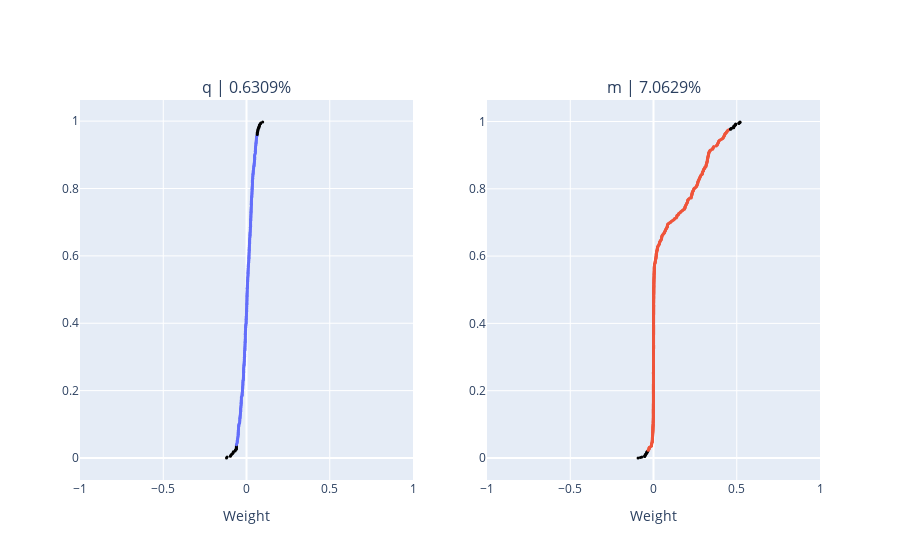
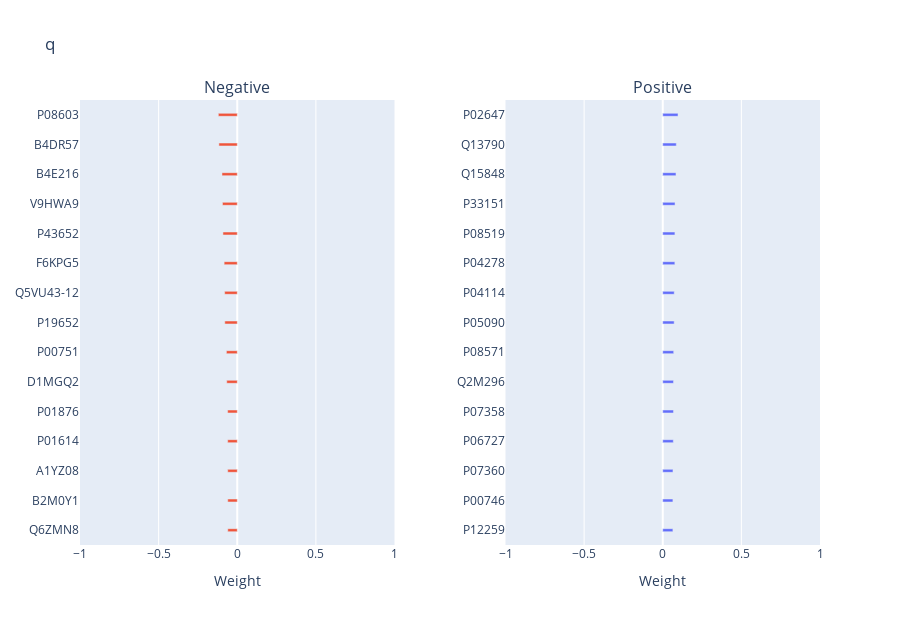
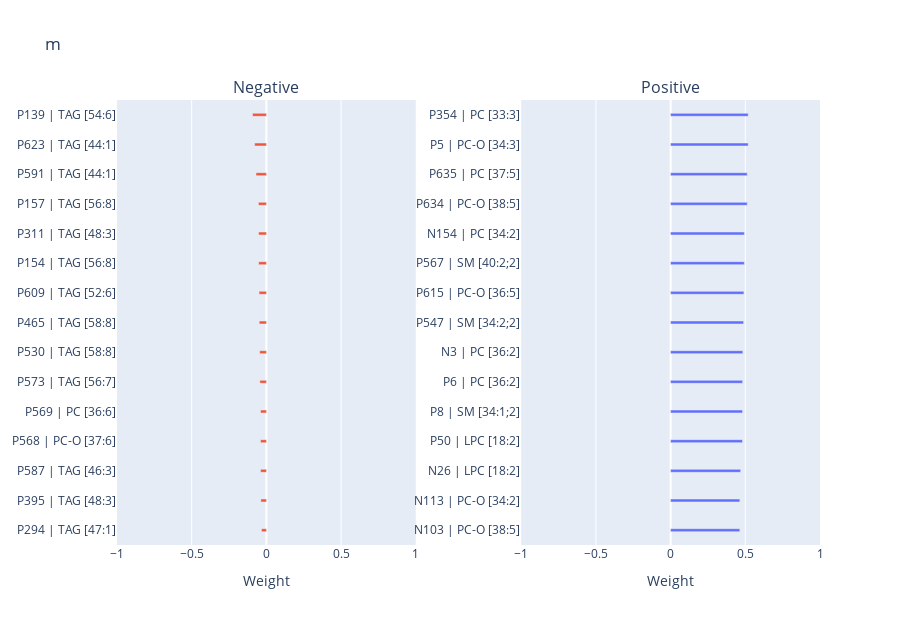

The notebook cell these images were saved under, in order:
### Markdown cell above
FACTOR EXPLORATION

### Code cell
top = 15
col = 'Factor2'

fig = make_subplots(rows=1, cols=2, subplot_titles=[f'q | {round(explVar.loc[col]["q"],4)}%', f'm | {round(explVar.loc[col]["m"],4)}%'])
fig.add_trace(go.Scatter(
    y=np.arange(wq.shape[0])/wq.shape[0],
    x=sorted(wq[col].to_numpy()),
    mode='markers',
    marker_size=3,
    marker_color=top*['black'] + (wq.shape[0]-2*top)*[palette[0]] + top*['black'],
    showlegend=False
), row=1, col=1)

fig.add_trace(go.Scatter(
    y=np.arange(wm.shape[0])/wm.shape[0],
    x=sorted(wm[col].to_numpy()),
    mode='markers',
    marker_size=3,
    marker_color=top*['black'] + (wm.shape[0]-2*top)*[palette[1]] + top*['black'],
    showlegend=False
), row=1, col=2)

fig.update_xaxes(range=(-1,1), title='Weight')
fig.show()

w_all = {}
for df, omic, xi in [(wq, 'q', xqi), (wm, 'm', xmi)]:
    fig = make_subplots(rows=1, cols=2, subplot_titles=['Negative', 'Positive'], horizontal_spacing=0.15)

    tmp = df.sort_values(col, ascending=False)[col]
    w_all[omic] = tmp
    topup = tmp[:top]
    topdo = tmp[-top:]

    fig.add_trace(go.Bar(
        y=topup.index[::-1],
        x=topup.values[::-1],
        orientation='h',
        width=0.1, showlegend=False
    ), row=1, col=2)

    fig.add_trace(go.Bar(
        y=topdo.index,
        x=topdo.values,
        orientation='h',
        width=0.1, showlegend=False
    ), row=1, col=1)
    fig.update_xaxes(range=(-1,1), title='Weight')
    fig.update_layout(height=400+15*top, title=omic)
    fig.show()

    #sns.clustermap(xi.loc[:, topup.index.tolist()+topdo.index.tolist()].T, cmap='vlag', figsize=(12,6), center=0, vmin=-3, vmax=3)

### Figure 1 — Plotly figure (JSON) as saved in the notebook; plotly's stock layout.template omitted (floating-point values rounded to 4 significant figures; data arrays with more than 128 entries replaced by an {"elided": "..."} marker saying what was removed)
{"data": [{"marker": {"color": {"elided": "381 str values"}, "size": 3}, "mode": "markers", "showlegend": false, "type": "scatter", "x": {"elided": "381 float values"}, "xaxis": "x", "y": {"elided": "381 float values"}, "yaxis": "y"}, {"marker": {"color": {"elided": "656 str values"}, "size": 3}, "mode": "markers", "showlegend": false, "type": "scatter", "x": {"elided": "656 float values"}, "xaxis": "x2", "y": {"elided": "656 float values"}, "yaxis": "y2"}], "layout": {"annotations": [{"font": {"size": 16}, "showarrow": false, "text": "q | 0.6309%", "x": 0.225, "xanchor": "center", "xref": "paper", "y": 1, "yanchor": "bottom", "yref": "paper"}, {"font": {"size": 16}, "showarrow": false, "text": "m | 7.0629%", "x": 0.775, "xanchor": "center", "xref": "paper", "y": 1, "yanchor": "bottom", "yref": "paper"}], "xaxis": {"anchor": "y", "domain": [0, 0.45], "range": [-1, 1], "title": {"text": "Weight"}}, "xaxis2": {"anchor": "y2", "domain": [0.55, 1], "range": [-1, 1], "title": {"text": "Weight"}}, "yaxis": {"anchor": "x", "domain": [0, 1]}, "yaxis2": {"anchor": "x2", "domain": [0, 1]}}}

### Figure 2 — Plotly figure (JSON) as saved in the notebook; plotly's stock layout.template omitted (floating-point values rounded to 4 significant figures)
{"data": [{"orientation": "h", "showlegend": false, "type": "bar", "width": 0.1, "x": [0.06446, 0.06453, 0.06491, 0.06713, 0.06816, 0.06823, 0.06949, 0.07253, 0.07292, 0.07695, 0.07738, 0.07813, 0.08417, 0.08606, 0.09717], "xaxis": "x2", "y": ["P12259", "P00746", "P07360", "P06727", "P07358", "Q2M296", "P08571", "P05090", "P04114", "P04278", "P08519", "P33151", "Q15848", "Q13790", "P02647"], "yaxis": "y2"}, {"orientation": "h", "showlegend": false, "type": "bar", "width": 0.1, "x": [-0.06026, -0.06048, -0.06067, -0.06087, -0.06114, -0.06682, -0.06885, -0.07918, -0.0801, -0.08333, -0.091, -0.09396, -0.09701, -0.1167, -0.1201], "xaxis": "x", "y": ["Q6ZMN8", "B2M0Y1", "A1YZ08", "P01614", "P01876", "D1MGQ2", "P00751", "P19652", "Q5VU43-12", "F6KPG5", "P43652", "V9HWA9", "B4E216", "B4DR57", "P08603"], "yaxis": "y"}], "layout": {"annotations": [{"font": {"size": 16}, "showarrow": false, "text": "Negative", "x": 0.2125, "xanchor": "center", "xref": "paper", "y": 1, "yanchor": "bottom", "yref": "paper"}, {"font": {"size": 16}, "showarrow": false, "text": "Positive", "x": 0.7875, "xanchor": "center", "xref": "paper", "y": 1, "yanchor": "bottom", "yref": "paper"}], "height": 625, "title": {"text": "q"}, "xaxis": {"anchor": "y", "domain": [0, 0.425], "range": [-1, 1], "title": {"text": "Weight"}}, "xaxis2": {"anchor": "y2", "domain": [0.575, 1], "range": [-1, 1], "title": {"text": "Weight"}}, "yaxis": {"anchor": "x", "domain": [0, 1]}, "yaxis2": {"anchor": "x2", "domain": [0, 1]}}}

### Figure 3 — Plotly figure (JSON) as saved in the notebook; plotly's stock layout.template omitted (floating-point values rounded to 4 significant figures)
{"data": [{"orientation": "h", "showlegend": false, "type": "bar", "width": 0.1, "x": [0.4632, 0.4636, 0.4689, 0.4811, 0.4816, 0.4819, 0.4836, 0.4887, 0.4906, 0.4934, 0.4937, 0.5129, 0.5129, 0.5193, 0.5193], "xaxis": "x2", "y": ["N103 | PC-O [38:5]", "N113 | PC-O [34:2]", "N26 | LPC [18:2]", "P50 | LPC [18:2]", "P8 | SM [34:1;2]", "P6 | PC [36:2]", "N3 | PC [36:2]", "P547 | SM [34:2;2]", "P615 | PC-O [36:5]", "P567 | SM [40:2;2]", "N154 | PC [34:2]", "P634 | PC-O [38:5]", "P635 | PC [37:5]", "P5 | PC-O [34:3]", "P354 | PC [33:3]"], "yaxis": "y2"}, {"orientation": "h", "showlegend": false, "type": "bar", "width": 0.1, "x": [-0.03282, -0.03696, -0.03894, -0.03923, -0.03923, -0.04363, -0.04495, -0.04765, -0.0491, -0.05165, -0.05187, -0.05302, -0.06935, -0.07866, -0.09255], "xaxis": "x", "y": ["P294 | TAG [47:1]", "P395 | TAG [48:3]", "P587 | TAG [46:3]", "P568 | PC-O [37:6]", "P569 | PC [36:6]", "P573 | TAG [56:7]", "P530 | TAG [58:8]", "P465 | TAG [58:8]", "P609 | TAG [52:6]", "P154 | TAG [56:8]", "P311 | TAG [48:3]", "P157 | TAG [56:8]", "P591 | TAG [44:1]", "P623 | TAG [44:1]", "P139 | TAG [54:6]"], "yaxis": "y"}], "layout": {"annotations": [{"font": {"size": 16}, "showarrow": false, "text": "Negative", "x": 0.2125, "xanchor": "center", "xref": "paper", "y": 1, "yanchor": "bottom", "yref": "paper"}, {"font": {"size": 16}, "showarrow": false, "text": "Positive", "x": 0.7875, "xanchor": "center", "xref": "paper", "y": 1, "yanchor": "bottom", "yref": "paper"}], "height": 625, "title": {"text": "m"}, "xaxis": {"anchor": "y", "domain": [0, 0.425], "range": [-1, 1], "title": {"text": "Weight"}}, "xaxis2": {"anchor": "y2", "domain": [0.575, 1], "range": [-1, 1], "title": {"text": "Weight"}}, "yaxis": {"anchor": "x", "domain": [0, 1]}, "yaxis2": {"anchor": "x2", "domain": [0, 1]}}}
